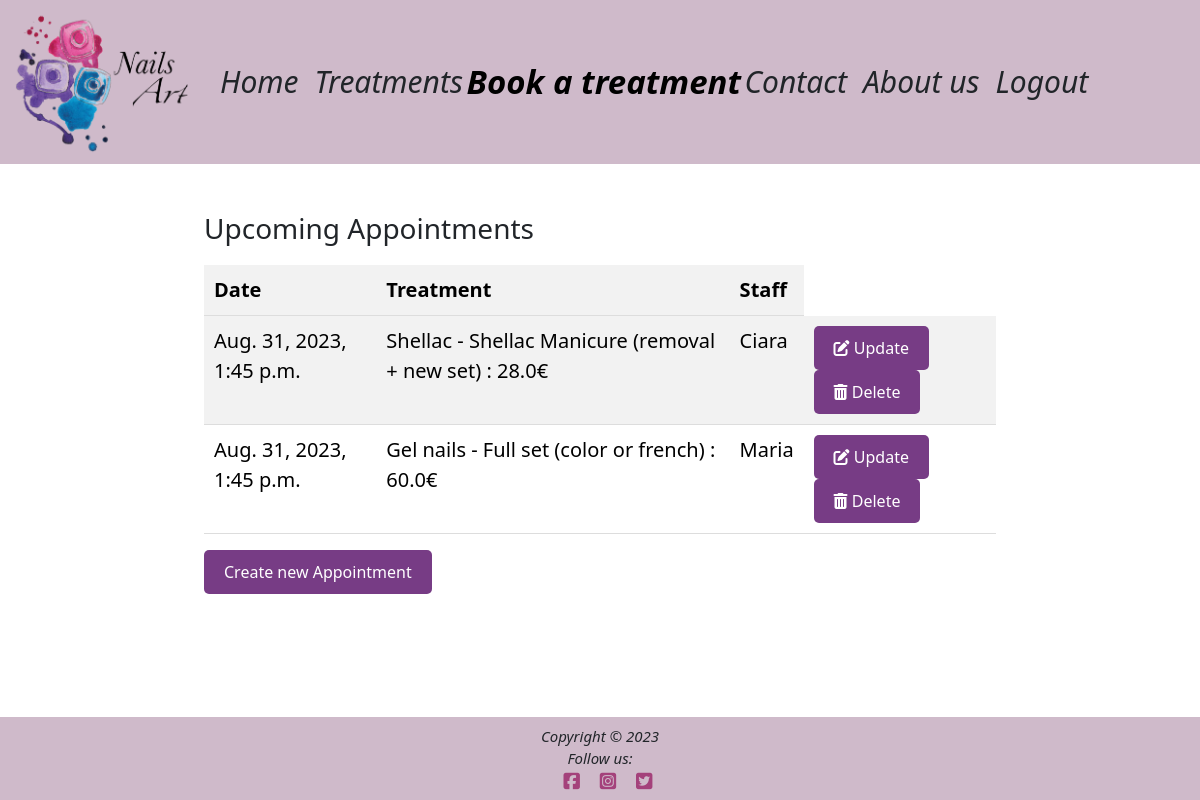
Screenshot of /book-a-treatment/ (signed in) with the database file from the repository.
### book_a_treatment/models.py (models this page shows, shortened)
class Booking(models.Model):
    staff = models.ForeignKey(Staff, on_delete=models.CASCADE)
    treatment = models.ForeignKey(treatmentModels.Treatment, on_delete=models.CASCADE)
    user = models.ForeignKey(
        settings.AUTH_USER_MODEL, on_delete=models.CASCADE)
    date = models.DateTimeField(null=False, blank=False)

class Staff(models.Model):
    name = models.CharField(max_length=100, null=False, blank=False)
    def __str__(self):
        return self.name

### treatments/models.py (models this page shows)
class Treatment(models.Model):
    name = models.CharField(max_length=100, null=False, blank=False)
    price = models.FloatField(null=False, blank=False, default=0.0)
    treatmentType = models.ForeignKey(TreatmentType, on_delete=models.CASCADE)
    def __str__(self):
        return f"{self.treatmentType} - {self.name} : {self.price}€"

class TreatmentType(models.Model):
    name = models.CharField(max_length=50, null=False, blank=False)
    def __str__(self):
        return self.name

### book_a_treatment/views.py (the view)
# urls.py: path('', views.get_booking_list, name='booking-list'),
def get_booking_list(request):
    if not request.user.is_authenticated:
        return render(request,'booking/list.html')
    bookings = Booking.objects.filter(Q(user=request.user) & Q(date__gte=date.today())).order_by('date')
    context = {
        'bookings' : bookings
    }
    return render(request,'booking/list.html', context)

### templates/booking/list.html
{% extends "base.html" %} {% block content %}
<div class="container-fluid mx-0 px-0">
    <div class="row">
        <div class="col-md-8 offset-md-2 mt-5 background-booking">
            {% if not user.is_authenticated %}
            Please <a href="/accounts/login">sign in</a> in order to make a booking!
            {% else %}
            {% if bookings|length == 0 %}
            <h3>No bookings found. Please make an appointment</h3>
            {% else %}
            <h3>Upcoming Appointments</h3>
            <div class="book-a-treatment">
                <table class="table table-striped">
                    <thead>
                        <tr>
                            <th>Date</th>
                            <th>Treatment</th>
                            <th>Staff</th>
                        </tr>
                    </thead>
                    <tbody>
                        {% for booking in bookings %}
                        <tr>
                            <td>{{ booking.date }}</td>
                            <td>{{ booking.treatment }}</td>
                            <td>{{ booking.staff }}</td>
                            <td>
                                <a class="btn btn-warning btn-sm">
                                    <i class="fas fa-edit"></i> Update
                                </a>
                                <a class="btn btn-danger btn-sm">
                                    <i class="fas fa-trash-alt"></i> Delete
                                </a>
                            </td>
                        </tr>
                        {% endfor %}
                    </tbody>
                </table>
            </div>
            <a href="/book-a-treatment/add" class="btn">Create new Appointment</a>
            {% endif %}
            {% endif %}
        </div>
    </div>
</div>
{% endblock %}

### static/css/style.css (style rules this page uses)
.book-a-treatment { margin-top: 20px; }
.book-a-treatment table { width: 100%; border-collapse: collapse; }
.book-a-treatment th, .book-a-treatment td { padding: 10px; text-align: left; border-bottom: 1px solid #ddd; }
.book-a-treatment th { background-color: #f2f2f2; }
.background-booking { font-size: 20px; }
.btn { display: inline-block; padding: 10px 20px; background-color: #773c85; color: #ffffff; border: none; border-radius: 5px; cursor: pointer; text-align: center; text-decoration: none; font-size: 16px; }

### rows the page displays
Booking: date "Aug. 31, 2023, 1:45 p.m.", treatment "Shellac - Shellac Manicure (removal + new set) : 28.0€", staff "Ciara"
Booking: date "Aug. 31, 2023, 1:45 p.m.", treatment "Gel nails - Full set (color or french) : 60.0€", staff "Maria"
